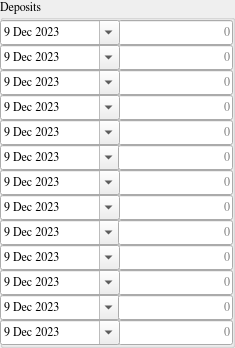
       <widget class="QGroupBox" name="groupBoxDeposits">
        <property name="geometry">
         <rect>
          <x>0</x>
          <y>190</y>
          <width>235</width>
          <height>348</height>
         </rect>
        </property>
        <property name="font">
         <font>
          <family>FreeSerif</family>
          <italic>false</italic>
         </font>
        </property>
        <property name="title">
         <string>Deposits</string>
        </property>
        <widget class="QLineEdit" name="lineEditDeposits01">
         <property name="geometry">
          <rect>
           <x>118</x>
           <y>20</y>
           <width>115</width>
           <height>25</height>
          </rect>
         </property>
         <property name="locale">
          <locale language="C" country="AnyCountry"/>
         </property>
         <property name="maxLength">
          <number>13</number>
         </property>
         <property name="alignment">
          <set>Qt::AlignRight|Qt::AlignTrailing|Qt::AlignVCenter</set>
         </property>
         <property name="readOnly">
          <bool>false</bool>
         </property>
         <property name="placeholderText">
          <string>0</string>
         </property>
         <property name="clearButtonEnabled">
          <bool>true</bool>
         </property>
        </widget>
        <widget class="QDateEdit" name="dateEditDeposits01">
         <property name="geometry">
          <rect>
           <x>0</x>
           <y>20</y>
           <width>120</width>
           <height>25</height>
          </rect>
         </property>
         <property name="calendarPopup">
          <bool>true</bool>
         </property>
         <property name="date">
          <date>
           <year>2023</year>
           <month>12</month>
           <day>9</day>
          </date>
         </property>
        </widget>
        <widget class="QLineEdit" name="lineEditDeposits02">
         <property name="geometry">
          <rect>
           <x>118</x>
           <y>45</y>
           <width>115</width>
           <height>25</height>
          </rect>
         </property>
         <property name="locale">
          <locale language="C" country="AnyCountry"/>
         </property>
         <property name="maxLength">
          <number>13</number>
         </property>
         <property name="alignment">
          <set>Qt::AlignRight|Qt::AlignTrailing|Qt::AlignVCenter</set>
         </property>
         <property name="readOnly">
          <bool>false</bool>
         </property>
         <property name="placeholderText">
          <string>0</string>
         </property>
         <property name="clearButtonEnabled">
          <bool>true</bool>
         </property>
        </widget>
        <widget class="QDateEdit" name="dateEditDeposits02">
         <property name="geometry">
          <rect>
           <x>0</x>
           <y>45</y>
           <width>120</width>
           <height>25</height>
          </rect>
         </property>
         <property name="calendarPopup">
          <bool>true</bool>
         </property>
         <property name="date">
          <date>
           <year>2023</year>
           <month>12</month>
           <day>9</day>
          </date>
         </property>
        </widget>
        <widget class="QLineEdit" name="lineEditDeposits03">
         <property name="geometry">
          <rect>
           <x>118</x>
           <y>70</y>
           <width>115</width>
           <height>25</height>
          </rect>
         </property>
         <property name="locale">
          <locale language="C" country="AnyCountry"/>
         </property>
         <property name="maxLength">
          <number>13</number>
         </property>
         <property name="alignment">
          <set>Qt::AlignRight|Qt::AlignTrailing|Qt::AlignVCenter</set>
         </property>
         <property name="readOnly">
          <bool>false</bool>
         </property>
         <property name="placeholderText">
          <string>0</string>
         </property>
         <property name="clearButtonEnabled">
          <bool>true</bool>
         </property>
        </widget>
        <widget class="QDateEdit" name="dateEditDeposits03">
         <property name="geometry">
          <rect>
           <x>0</x>
           <y>70</y>
           <width>120</width>
           <height>25</height>
          </rect>
         </property>
         <property name="calendarPopup">
          <bool>true</bool>
         </property>
         <property name="date">
          <date>
           <year>2023</year>
           <month>12</month>
           <day>9</day>
          </date>
         </property>
        </widget>
        <widget class="QDateEdit" name="dateEditDeposits06">
         <property name="geometry">
          <rect>
           <x>0</x>
           <y>145</y>
           <width>120</width>
           <height>25</height>
          </rect>
         </property>
         <property name="calendarPopup">
          <bool>true</bool>
         </property>
         <property name="date">
          <date>
           <year>2023</year>
           <month>12</month>
           <day>9</day>
          </date>
         </property>
        </widget>
        <widget class="QLineEdit" name="lineEditDeposits05">
         <property name="geometry">
          <rect>
           <x>118</x>
           <y>120</y>
           <width>115</width>
           <height>25</height>
          </rect>
         </property>
         <property name="locale">
          <locale language="C" country="AnyCountry"/>
         </property>
         <property name="maxLength">
          <number>13</number>
         </property>
         <property name="alignment">
          <set>Qt::AlignRight|Qt::AlignTrailing|Qt::AlignVCenter</set>
         </property>
         <property name="readOnly">
          <bool>false</bool>
         </property>
         <property name="placeholderText">
          <string>0</string>
         </property>
         <property name="clearButtonEnabled">
          <bool>true</bool>
         </property>
        </widget>
        <widget class="QLineEdit" name="lineEditDeposits04">
         <property name="geometry">
          <rect>
           <x>118</x>
           <y>95</y>
           <width>115</width>
           <height>25</height>
          </rect>
         </property>
         <property name="locale">
          <locale language="C" country="AnyCountry"/>
         </property>
         <property name="maxLength">
          <number>13</number>
         </property>
         <property name="alignment">
          <set>Qt::AlignRight|Qt::AlignTrailing|Qt::AlignVCenter</set>
         </property>
         <property name="readOnly">
          <bool>false</bool>
         </property>
         <property name="placeholderText">
          <string>0</string>
         </property>
         <property name="clearButtonEnabled">
          <bool>true</bool>
         </property>
        </widget>
        <widget class="QDateEdit" name="dateEditDeposits05">
         <property name="geometry">
          <rect>
           <x>0</x>
           <y>120</y>
           <width>120</width>
           <height>25</height>
          </rect>
         </property>
         <property name="calendarPopup">
          <bool>true</bool>
         </property>
         <property name="date">
          <date>
           <year>2023</year>
           <month>12</month>
           <day>9</day>
          </date>
         </property>
        </widget>
        <widget class="QDateEdit" name="dateEditDeposits04">
         <property name="geometry">
          <rect>
           <x>0</x>
           <y>95</y>
           <width>120</width>
           <height>25</height>
          </rect>
         </property>
         <property name="calendarPopup">
          <bool>true</bool>
         </property>
         <property name="date">
          <date>
           <year>2023</year>
           <month>12</month>
           <day>9</day>
          </date>
         </property>
        </widget>
        <widget class="QLineEdit" name="lineEditDeposits06">
         <property name="geometry">
          <rect>
           <x>118</x>
           <y>145</y>
           <width>115</width>
           <height>25</height>
          </rect>
         </property>
         <property name="locale">
          <locale language="C" country="AnyCountry"/>
         </property>
         <property name="maxLength">
          <number>13</number>
         </property>
         <property name="alignment">
          <set>Qt::AlignRight|Qt::AlignTrailing|Qt::AlignVCenter</set>
         </property>
         <property name="readOnly">
          <bool>false</bool>
         </property>
         <property name="placeholderText">
          <string>0</string>
         </property>
         <property name="clearButtonEnabled">
          <bool>true</bool>
         </property>
        </widget>
        <widget class="QDateEdit" name="dateEditDeposits09">
         <property name="geometry">
          <rect>
           <x>0</x>
           <y>220</y>
           <width>120</width>
           <height>25</height>
          </rect>
         </property>
         <property name="calendarPopup">
          <bool>true</bool>
         </property>
         <property name="date">
          <date>
           <year>2023</year>
           <month>12</month>
           <day>9</day>
          </date>
         </property>
        </widget>
        <widget class="QLineEdit" name="lineEditDeposits08">
         <property name="geometry">
          <rect>
           <x>118</x>
           <y>195</y>
           <width>115</width>
           <height>25</height>
          </rect>
         </property>
         <property name="locale">
          <locale language="C" country="AnyCountry"/>
         </property>
         <property name="maxLength">
          <number>13</number>
         </property>
         <property name="alignment">
          <set>Qt::AlignRight|Qt::AlignTrailing|Qt::AlignVCenter</set>
         </property>
         <property name="readOnly">
          <bool>false</bool>
         </property>
         <property name="placeholderText">
          <string>0</string>
         </property>
         <property name="clearButtonEnabled">
          <bool>true</bool>
         </property>
        </widget>
        <widget class="QLineEdit" name="lineEditDeposits07">
         <property name="geometry">
          <rect>
           <x>118</x>
           <y>170</y>
           <width>115</width>
           <height>25</height>
          </rect>
         </property>
         <property name="locale">
          <locale language="C" country="AnyCountry"/>
         </property>
         <property name="maxLength">
          <number>13</number>
         </property>
         <property name="alignment">
          <set>Qt::AlignRight|Qt::AlignTrailing|Qt::AlignVCenter</set>
         </property>
         <property name="readOnly">
          <bool>false</bool>
         </property>
         <property name="placeholderText">
          <string>0</string>
         </property>
         <property name="clearButtonEnabled">
          <bool>true</bool>
         </property>
        </widget>
        <widget class="QDateEdit" name="dateEditDeposits08">
         <property name="geometry">
          <rect>
           <x>0</x>
           <y>195</y>
           <width>120</width>
           <height>25</height>
          </rect>
         </property>
         <property name="calendarPopup">
          <bool>true</bool>
         </property>
         <property name="date">
          <date>
           <year>2023</year>
           <month>12</month>
           <day>9</day>
          </date>
         </property>
        </widget>
        <widget class="QDateEdit" name="dateEditDeposits07">
         <property name="geometry">
          <rect>
           <x>0</x>
           <y>170</y>
           <width>120</width>
           <height>25</height>
          </rect>
         </property>
         <property name="calendarPopup">
          <bool>true</bool>
         </property>
         <property name="date">
          <date>
           <year>2023</year>
           <month>12</month>
           <day>9</day>
          </date>
         </property>
        </widget>
        <widget class="QLineEdit" name="lineEditDeposits09">
         <property name="geometry">
          <rect>
           <x>118</x>
           <y>220</y>
           <width>115</width>
           <height>25</height>
          </rect>
         </property>
         <property name="locale">
          <locale language="C" country="AnyCountry"/>
         </property>
         <property name="maxLength">
          <number>13</number>
         </property>
         <property name="alignment">
          <set>Qt::AlignRight|Qt::AlignTrailing|Qt::AlignVCenter</set>
         </property>
         <property name="readOnly">
          <bool>false</bool>
         </property>
         <property name="placeholderText">
          <string>0</string>
         </property>
         <property name="clearButtonEnabled">
          <bool>true</bool>
         </property>
        </widget>
        <widget class="QDateEdit" name="dateEditDeposits12">
         <property name="geometry">
          <rect>
           <x>0</x>
           <y>295</y>
           <width>120</width>
           <height>25</height>
          </rect>
         </property>
         <property name="calendarPopup">
          <bool>true</bool>
         </property>
         <property name="date">
          <date>
           <year>2023</year>
           <month>12</month>
           <day>9</day>
          </date>
         </property>
        </widget>
        <widget class="QLineEdit" name="lineEditDeposits10">
         <property name="geometry">
          <rect>
           <x>118</x>
           <y>245</y>
           <width>115</width>
           <height>25</height>
          </rect>
         </property>
         <property name="locale">
          <locale language="C" country="AnyCountry"/>
         </property>
         <property name="maxLength">
          <number>13</number>
         </property>
         <property name="alignment">
          <set>Qt::AlignRight|Qt::AlignTrailing|Qt::AlignVCenter</set>
         </property>
         <property name="readOnly">
          <bool>false</bool>
         </property>
         <property name="placeholderText">
          <string>0</string>
         </property>
         <property name="clearButtonEnabled">
          <bool>true</bool>
         </property>
        </widget>
        <widget class="QLineEdit" name="lineEditDeposits11">
         <property name="geometry">
          <rect>
           <x>118</x>
           <y>270</y>
           <width>115</width>
           <height>25</height>
          </rect>
         </property>
         <property name="locale">
          <locale language="C" country="AnyCountry"/>
         </property>
         <property name="maxLength">
          <number>13</number>
         </property>
         <property name="alignment">
          <set>Qt::AlignRight|Qt::AlignTrailing|Qt::AlignVCenter</set>
         </property>
         <property name="readOnly">
          <bool>false</bool>
         </property>
         <property name="placeholderText">
          <string>0</string>
         </property>
         <property name="clearButtonEnabled">
          <bool>true</bool>
         </property>
        </widget>
        <widget class="QLineEdit" name="lineEditDeposits13">
         <property name="geometry">
          <rect>
           <x>118</x>
           <y>320</y>
           <width>115</width>
           <height>25</height>
          </rect>
         </property>
         <property name="locale">
          <locale language="C" country="AnyCountry"/>
         </property>
         <property name="maxLength">
          <number>13</number>
         </property>
         <property name="alignment">
          <set>Qt::AlignRight|Qt::AlignTrailing|Qt::AlignVCenter</set>
         </property>
         <property name="readOnly">
          <bool>false</bool>
         </property>
         <property name="placeholderText">
          <string>0</string>
         </property>
         <property name="clearButtonEnabled">
          <bool>true</bool>
         </property>
        </widget>
        <widget class="QDateEdit" name="dateEditDeposits10">
         <property name="geometry">
          <rect>
           <x>0</x>
           <y>245</y>
           <width>120</width>
           <height>25</height>
          </rect>
         </property>
         <property name="calendarPopup">
          <bool>true</bool>
         </property>
         <property name="date">
          <date>
           <year>2023</year>
           <month>12</month>
           <day>9</day>
          </date>
         </property>
        </widget>
        <widget class="QDateEdit" name="dateEditDeposits11">
         <property name="geometry">
          <rect>
           <x>0</x>
           <y>270</y>
           <width>120</width>
           <height>25</height>
          </rect>
         </property>
         <property name="calendarPopup">
          <bool>true</bool>
         </property>
         <property name="date">
          <date>
           <year>2023</year>
           <month>12</month>
           <day>9</day>
          </date>
         </property>
        </widget>
        <widget class="QLineEdit" name="lineEditDeposits12">
         <property name="geometry">
          <rect>
           <x>118</x>
           <y>295</y>
           <width>115</width>
           <height>25</height>
          </rect>
         </property>
         <property name="locale">
          <locale language="C" country="AnyCountry"/>
         </property>
         <property name="maxLength">
          <number>13</number>
         </property>
         <property name="alignment">
          <set>Qt::AlignRight|Qt::AlignTrailing|Qt::AlignVCenter</set>
         </property>
         <property name="readOnly">
          <bool>false</bool>
         </property>
         <property name="placeholderText">
          <string>0</string>
         </property>
         <property name="clearButtonEnabled">
          <bool>true</bool>
         </property>
        </widget>
        <widget class="QDateEdit" name="dateEditDeposits13">
         <property name="geometry">
          <rect>
           <x>0</x>
           <y>320</y>
           <width>120</width>
           <height>25</height>
          </rect>
         </property>
         <property name="calendarPopup">
          <bool>true</bool>
         </property>
         <property name="date">
          <date>
           <year>2023</year>
           <month>12</month>
           <day>9</day>
          </date>
         </property>
        </widget>
       </widget>
